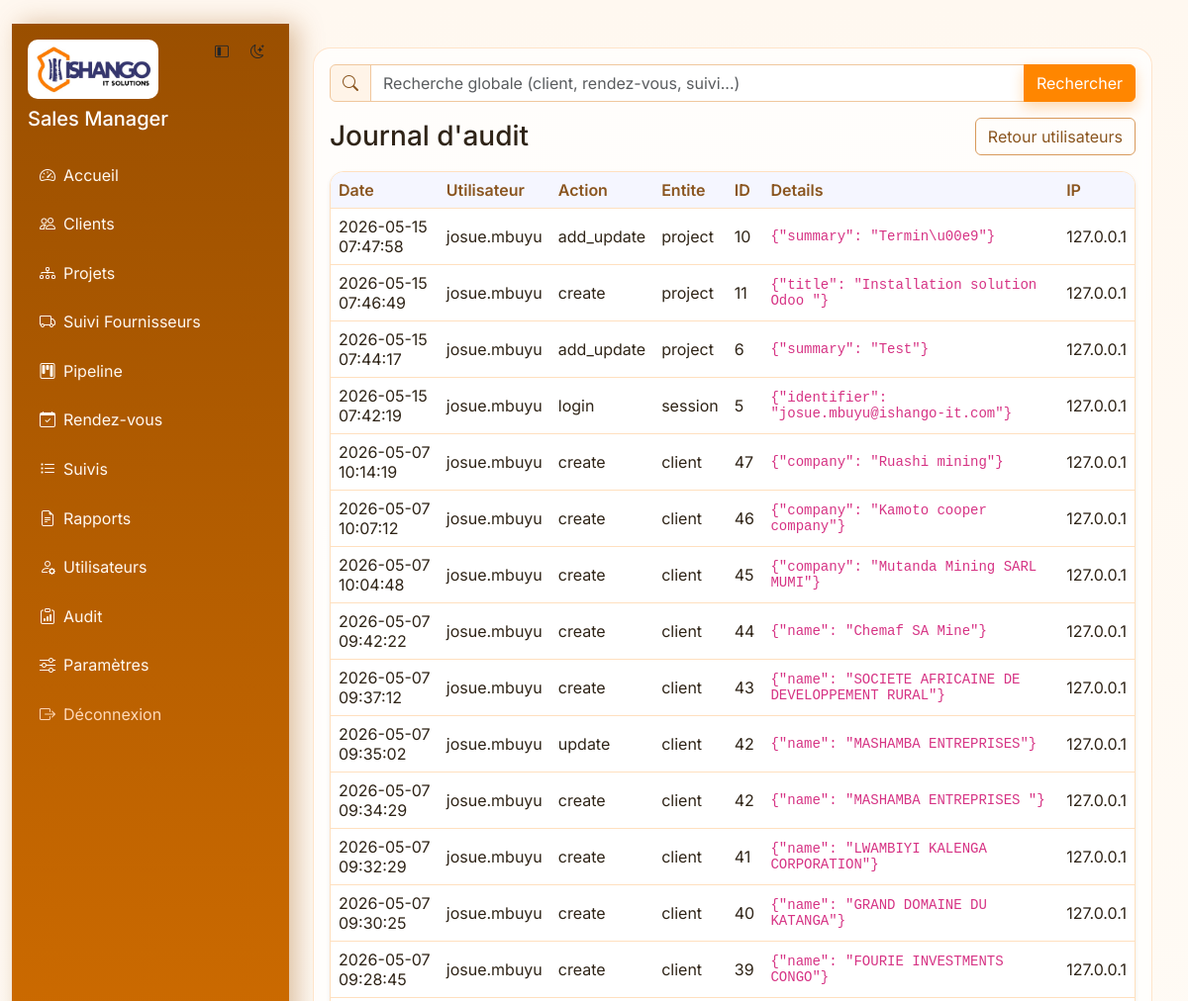
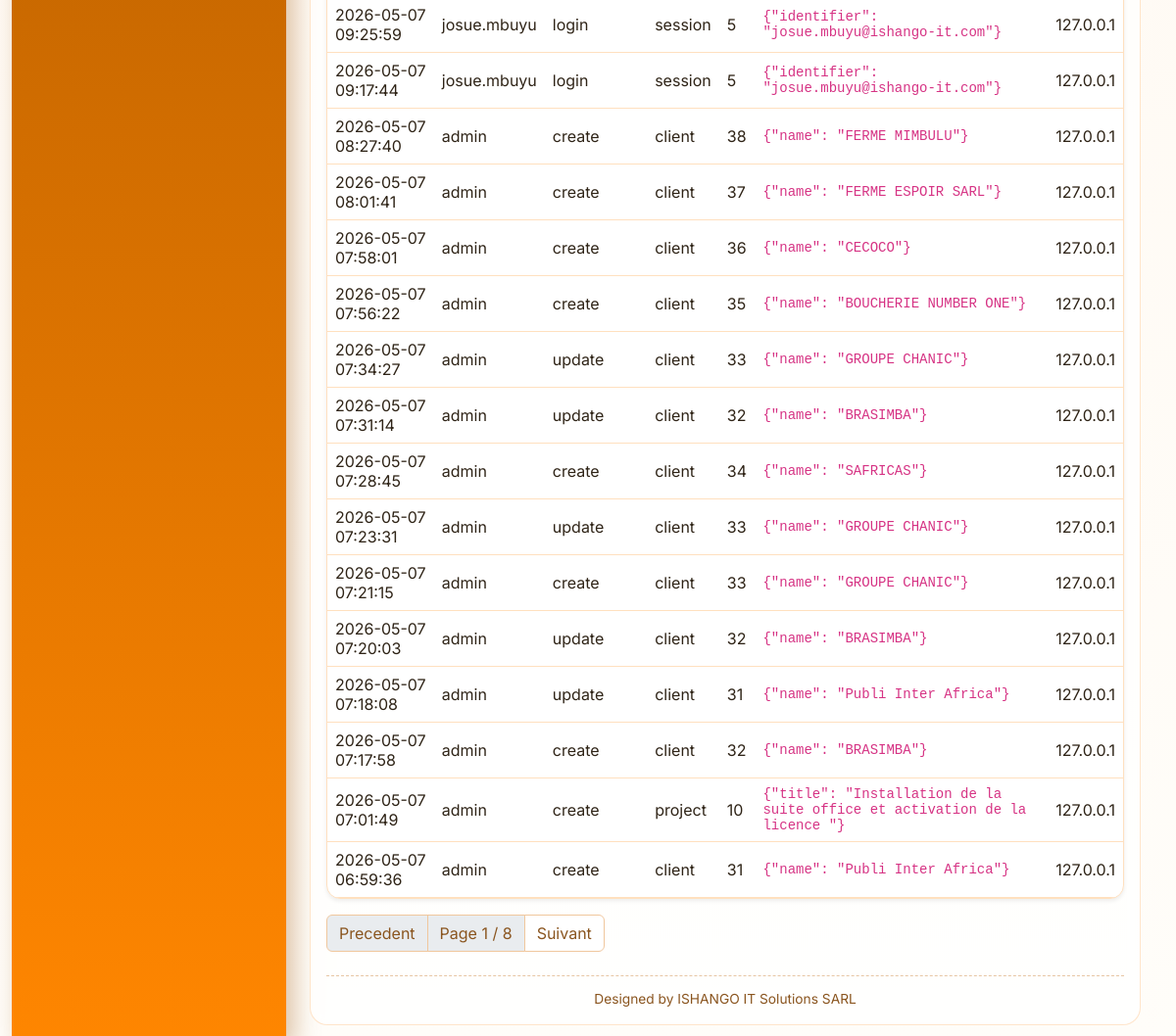
The page /admin/audit (signed in) on the database its author committed (2 pictures, top to bottom).
### tables this page shows
CREATE TABLE app_settings (

            key TEXT PRIMARY KEY,

            value TEXT NOT NULL

        );

CREATE TABLE audit_logs (

            id INTEGER PRIMARY KEY AUTOINCREMENT,

            user_id INTEGER,

            username TEXT,

            action TEXT NOT NULL,

            entity_type TEXT NOT NULL,

            entity_id TEXT,

            details TEXT,

            ip_address TEXT,

            created_at TEXT DEFAULT CURRENT_TIMESTAMP

        );

### routes/admin.py (the view)
@admin_bp.route("/audit")
@admin_required
def audit():
    page = max(request.args.get("page", 1, type=int), 1)
    per_page = 30
    total = query_one("SELECT COUNT(*) AS total FROM audit_logs")["total"]
    total_pages = max((total + per_page - 1) // per_page, 1)
    page = min(page, total_pages)
    offset = (page - 1) * per_page
    rows = query_all(
        """
        SELECT id, username, action, entity_type, entity_id, details, ip_address, created_at
        FROM audit_logs
        ORDER BY id DESC
        LIMIT ? OFFSET ?
        """
        ,
        (per_page, offset),
    )
    return render_template("admin_audit.html", rows=rows, page=page, total_pages=total_pages)

### models/db.py (called while the page is built)
def get_db() -> sqlite3.Connection:
    if "db" not in g:
        connection = sqlite3.connect(DB_PATH)
        connection.execute("PRAGMA foreign_keys = ON")
        connection.row_factory = sqlite3.Row
        g.db = connection
    return g.db

### models/repositories.py (called while the page is built)
def query_all(query, params=()):
    return get_db().execute(query, params).fetchall()

def query_one(query, params=()):
    return get_db().execute(query, params).fetchone()

### routes/utils.py (called while the page is built)
def admin_required(view_func):
    @wraps(view_func)
    def wrapper(*args, **kwargs):
        if "user_id" not in session:
            return redirect(url_for("auth.login"))
        if session.get("role") != "admin":
            flash("Accès réservé à l'administrateur.", "warning")
            return redirect(url_for("dashboard.home"))
        return view_func(*args, **kwargs)
    return wrapper

### templates/admin_audit.html (shortened to what this page needs)
{% extends "base.html" %}
{% block content %}
<div class="d-flex justify-content-between align-items-center mb-3">
  <h3 class="mb-0">Journal d'audit</h3>
  <a class="btn btn-outline-secondary" href="{{ url_for('admin.users') }}">Retour utilisateurs</a>
</div>
<div class="table-responsive card shadow-sm">
  <table class="table mb-0 align-middle">
    <thead><tr><th>Date</th><th>Utilisateur</th><th>Action</th><th>Entite</th><th>ID</th><th>Details</th><th>IP</th></tr></thead>
    <tbody>
      {% for r in rows %}
      <tr>
        <td>{{ r.created_at }}</td>
        <td>{{ r.username or "-" }}</td>
        <td>{{ r.action }}</td>
        <td>{{ r.entity_type }}</td>
        <td>{{ r.entity_id or "-" }}</td>
        <td><code>{{ r.details }}</code></td>
        <td>{{ r.ip_address or "-" }}</td>
      </tr>
      {% else %}
      <tr><td colspan="7" class="text-muted p-3">Aucun événement.</td></tr>
      {% endfor %}
    </tbody>
  </table>
</div>
{% if total_pages > 1 %}
<nav class="mt-3">
  <ul class="pagination">
    <li class="page-item {% if page <= 1 %}disabled{% endif %}">
      {% if page <= 1 %}
      <span class="page-link">Precedent</span>
      {% else %}
      <a class="page-link" href="{{ url_for('admin.audit', page=page-1) }}">Precedent</a>
      {% endif %}
    </li>
    <li class="page-item disabled"><span class="page-link">Page {{ page }} / {{ total_pages }}</span></li>
    <li class="page-item {% if page >= total_pages %}disabled{% endif %}">
      {% if page >= total_pages %}
      <span class="page-link">Suivant</span>
      {% else %}
      <a class="page-link" href="{{ url_for('admin.audit', page=page+1) }}">Suivant</a>
      {% endif %}
    </li>
  </ul>
</nav>
{% endif %}
{% endblock %}

### templates/base.html (shortened to what this page needs)
﻿<!doctype html>
<html lang="fr" data-theme="{{ default_theme }}">
  <head>
    <link href="https://cdn.jsdelivr.net/npm/bootstrap@5.3.3/dist/css/bootstrap.min.css" rel="stylesheet">
    <link href="https://cdn.jsdelivr.net/npm/bootstrap-icons@1.11.3/font/bootstrap-icons.min.css" rel="stylesheet">
    <link href="{{ url_for('static', filename='css/styles.css') }}" rel="stylesheet">
  </head>
  <body>
    {% if session.get('user_id') %}
      <div class="container-fluid">
        <div class="app-layout min-vh-100">
          <aside id="appSidebar" class="sidebar p-3">
            <div class="d-flex justify-content-between align-items-start mb-4 gap-2">
              <div class="sidebar-brand">
                <img src="{{ url_for('static', filename='img/ishango-logo.png') }}" alt="Ishango" class="brand-logo mb-2">
                <h5 class="text-white mb-0 brand-title">{{ app_name }}</h5>
              </div>
              <div class="d-flex gap-1">
                <button id="sidebarToggle" class="btn btn-sm btn-light-subtle" type="button" title="Menu">
                  <i class="bi bi-layout-sidebar-inset"></i>
                </button>
                <button id="themeToggle" class="btn btn-sm btn-light-subtle" type="button" title="Thème">
                  <i class="bi bi-moon-stars"></i>
                </button>
              </div>
            </div>
            <nav class="nav flex-column gap-2">
              <a class="nav-link" href="{{ url_for('dashboard.home') }}"><i class="bi bi-speedometer2 me-2"></i><span class="link-text">Accueil</span></a>
              <a class="nav-link" href="{{ url_for('clients.list_clients') }}"><i class="bi bi-people me-2"></i><span class="link-text">Clients</span></a>
              <a class="nav-link" href="{{ url_for('projects.list_projects') }}"><i class="bi bi-diagram-3 me-2"></i><span class="link-text">Projets</span></a>
              <a class="nav-link" href="{{ url_for('suppliers.list_suppliers') }}"><i class="bi bi-truck me-2"></i><span class="link-text">Suivi Fournisseurs</span></a>
              <a class="nav-link" href="{{ url_for('pipeline.board') }}"><i class="bi bi-kanban me-2"></i><span class="link-text">Pipeline</span></a>
              <a class="nav-link" href="{{ url_for('appointments.list_appointments') }}"><i class="bi bi-calendar-check me-2"></i><span class="link-text">Rendez-vous</span></a>
              <a class="nav-link" href="{{ url_for('followups.list_followups') }}"><i class="bi bi-list-task me-2"></i><span class="link-text">Suivis</span></a>
              <a class="nav-link" href="{{ url_for('exports.reports_home') }}"><i class="bi bi-file-earmark-text me-2"></i><span class="link-text">Rapports</span></a>
              {% if session.get('role') == 'admin' %}
              <a class="nav-link" href="{{ url_for('admin.users') }}"><i class="bi bi-person-gear me-2"></i><span class="link-text">Utilisateurs</span></a>
              <a class="nav-link" href="{{ url_for('admin.audit') }}"><i class="bi bi-clipboard-data me-2"></i><span class="link-text">Audit</span></a>
              <a class="nav-link" href="{{ url_for('settings.index') }}"><i class="bi bi-sliders me-2"></i><span class="link-text">Paramètres</span></a>
              {% endif %}
              <a class="nav-link nav-logout" href="{{ url_for('auth.logout') }}"><i class="bi bi-box-arrow-right me-2"></i><span class="link-text">Déconnexion</span></a>
            </nav>
          </aside>
          <main class="app-main p-4">
            <div class="app-main-shell">
              {% if request.endpoint != "clients.list_clients" %}
              <form method="get" action="{{ url_for('search.global_search') }}" class="global-search mb-3">
                <div class="input-group">
                  <span class="input-group-text"><i class="bi bi-search"></i></span>
                  <input
                    type="text"
                    name="q"
                    class="form-control"
                    placeholder="Recherche globale (client, rendez-vous, suivi...)"
                    value="{{ request.args.get('q', '') if request.endpoint == 'search.global_search' else '' }}"
                  >
                  <button class="btn btn-primary" type="submit">Rechercher</button>
                </div>
              </form>
              {% endif %}
              {% block content %}{% endblock %}
              <footer class="app-signature mt-4">
                Designed by ISHANGO IT Solutions SARL
              </footer>
            </div>
          </main>
        </div>
      </div>
    {% endif %}
  </body>
</html>

### static/css/styles.css (style rules this page uses)
:root { --brand-900: #9a4f00; --brand-700: #ff8600; --brand-500: #ff980f; --accent-500: #2d2f80; --accent-300: #4348aa; --brand-100: #fff3e6; --surface: #ffffff; --surface-soft: #f5f6ff; --border: #ffe0bf; --text-main: #2f2417; --text-soft: #886f56; --shadow: 0 12px 28px rgba(154, 79, 0, 0.12); }
body { font-family: "Inter", system-ui, -apple-system, Segoe UI, Roboto, Arial, sans-serif; background: linear-gradient(180deg, #fff8f0, #fffdf9); color: var(--text-main); transition: background 0.25s ease, color 0.25s ease; }
.app-layout { display: flex; width: 100%; }
.sidebar { width: 280px; flex: 0 0 280px; transition: width 0.28s ease, flex-basis 0.28s ease, transform 0.28s ease; overflow-x: hidden; }
.app-main { flex: 1 1 auto; min-width: 0; transition: all 0.28s ease; }
.app-main-shell { background: rgba(255, 255, 255, 0.72); border: 1px solid rgba(255, 181, 110, 0.35); border-radius: 18px; padding: 1rem; backdrop-filter: blur(6px); }
.global-search .input-group-text { background: #fff4e8; border-color: #f0c79d; color: #8a551f; }
.app-signature { border-top: 1px dashed rgba(201, 129, 57, 0.45); padding-top: 0.8rem; font-size: 0.86rem; color: #8a551f; text-align: center; }
.sidebar { background: linear-gradient(180deg, var(--brand-900), var(--brand-700)); box-shadow: 8px 0 24px rgba(154, 79, 0, 0.35); }
.sidebar .nav-link { color: #fff8f0; border-radius: 10px; padding: 0.55rem 0.75rem; transition: all 0.2s ease; }
.sidebar .nav-logout { color: #ffd9b8; }
.brand-logo { max-width: 132px; width: 100%; height: auto; object-fit: contain; border-radius: 10px; background: #fff; padding: 4px; }
.card, .table-responsive.card { border: 1px solid var(--border); border-radius: 14px; background: var(--surface); box-shadow: var(--shadow); transition: transform 0.2s ease, box-shadow 0.2s ease; animation: fade-up 0.35s ease both; }
.btn-primary { background-color: var(--brand-700); border-color: var(--brand-700); box-shadow: 0 6px 14px rgba(255, 134, 0, 0.3); }
.btn-outline-secondary { border-color: #d8995b; color: #8a551f; }
.table th { background: var(--surface-soft); color: #8a551f; font-weight: 600; border-bottom: 1px solid var(--border); }
.table td { border-color: var(--border); color: var(--text-main); background: transparent; }
.form-control, .form-select { border: 1px solid #f0c79d; border-radius: 10px; background: #fff; }
.pagination .page-link { color: #8a551f; border-color: #f0c79d; }
a, button, .btn, .form-control, .form-select, .badge, .list-group-item, .table tbody tr, .kanban-column, .kanban-card, .pagination .page-link, .progress, .progress-bar { transition: transform 0.18s ease, box-shadow 0.22s ease, background-color 0.2s ease, color 0.2s ease, border-color 0.2s ease, opacity 0.2s ease; }

### rows shown on the page
app_settings: value "Sales Manager"
audit_logs: created_at "2026-05-15 07:47:58", username "josue.mbuyu", action "add_update", entity_type "project", entity "10", details "{\"summary\": \"Termin\\u00e9\"}", ip_address "127.0.0.1"
audit_logs: created_at "2026-05-15 07:46:49", username "josue.mbuyu", action "create", entity_type "project", entity "11", details "{\"title\": \"Installation solution Odoo \"}", ip_address "127.0.0.1"
audit_logs: created_at "2026-05-15 07:44:17", username "josue.mbuyu", action "add_update", entity_type "project", entity "6", details "{\"summary\": \"Test\"}", ip_address "127.0.0.1"
audit_logs: created_at "2026-05-15 07:42:19", username "josue.mbuyu", action "login", entity_type "session", entity "5", details "{\"identifier\": \"josue.mbuyu@ishango-it.com\"}", ip_address "127.0.0.1"
audit_logs: created_at "2026-05-07 10:14:19", username "josue.mbuyu", action "create", entity_type "client", entity "47", details "{\"company\": \"Ruashi mining\"}", ip_address "127.0.0.1"
audit_logs: created_at "2026-05-07 10:07:12", username "josue.mbuyu", action "create", entity_type "client", entity "46", details "{\"company\": \"Kamoto cooper company\"}", ip_address "127.0.0.1"
audit_logs: created_at "2026-05-07 10:04:48", username "josue.mbuyu", action "create", entity_type "client", entity "45", details "{\"company\": \"Mutanda Mining SARL MUMI\"}", ip_address "127.0.0.1"
audit_logs: created_at "2026-05-07 09:42:22", username "josue.mbuyu", action "create", entity_type "client", entity "44", details "{\"name\": \"Chemaf SA Mine\"}", ip_address "127.0.0.1"
audit_logs: created_at "2026-05-07 09:37:12", username "josue.mbuyu", action "create", entity_type "client", entity "43", details "{\"name\": \"SOCIETE AFRICAINE DE DEVELOPPEMENT RURAL\"}", ip_address "127.0.0.1"
audit_logs: created_at "2026-05-07 09:35:02", username "josue.mbuyu", action "update", entity_type "client", entity "42", details "{\"name\": \"MASHAMBA ENTREPRISES\"}", ip_address "127.0.0.1"
audit_logs: created_at "2026-05-07 09:34:29", username "josue.mbuyu", action "create", entity_type "client", entity "42", details "{\"name\": \"MASHAMBA ENTREPRISES \"}", ip_address "127.0.0.1"
audit_logs: created_at "2026-05-07 09:32:29", username "josue.mbuyu", action "create", entity_type "client", entity "41", details "{\"name\": \"LWAMBIYI KALENGA CORPORATION\"}", ip_address "127.0.0.1"
audit_logs: created_at "2026-05-07 09:30:25", username "josue.mbuyu", action "create", entity_type "client", entity "40", details "{\"name\": \"GRAND DOMAINE DU KATANGA\"}", ip_address "127.0.0.1"
audit_logs: created_at "2026-05-07 09:28:45", username "josue.mbuyu", action "create", entity_type "client", entity "39", details "{\"name\": \"FOURIE INVESTMENTS CONGO\"}", ip_address "127.0.0.1"
audit_logs: created_at "2026-05-07 09:25:59", username "josue.mbuyu", action "login", entity_type "session", entity "5", details "{\"identifier\": \"josue.mbuyu@ishango-it.com\"}", ip_address "127.0.0.1"
audit_logs: created_at "2026-05-07 09:17:44", username "josue.mbuyu", action "login", entity_type "session", entity "5", details "{\"identifier\": \"josue.mbuyu@ishango-it.com\"}", ip_address "127.0.0.1"
audit_logs: created_at "2026-05-07 08:27:40", username "admin", action "create", entity_type "client", entity "38", details "{\"name\": \"FERME MIMBULU\"}", ip_address "127.0.0.1"
audit_logs: created_at "2026-05-07 08:01:41", username "admin", action "create", entity_type "client", entity "37", details "{\"name\": \"FERME ESPOIR SARL\"}", ip_address "127.0.0.1"
audit_logs: created_at "2026-05-07 07:58:01", username "admin", action "create", entity_type "client", entity "36", details "{\"name\": \"CECOCO\"}", ip_address "127.0.0.1"
audit_logs: created_at "2026-05-07 07:56:22", username "admin", action "create", entity_type "client", entity "35", details "{\"name\": \"BOUCHERIE NUMBER ONE\"}", ip_address "127.0.0.1"
audit_logs: created_at "2026-05-07 07:34:27", username "admin", action "update", entity_type "client", entity "33", details "{\"name\": \"GROUPE CHANIC\"}", ip_address "127.0.0.1"
audit_logs: created_at "2026-05-07 07:31:14", username "admin", action "update", entity_type "client", entity "32", details "{\"name\": \"BRASIMBA\"}", ip_address "127.0.0.1"
audit_logs: created_at "2026-05-07 07:28:45", username "admin", action "create", entity_type "client", entity "34", details "{\"name\": \"SAFRICAS\"}", ip_address "127.0.0.1"
audit_logs: created_at "2026-05-07 07:23:31", username "admin", action "update", entity_type "client", entity "33", details "{\"name\": \"GROUPE CHANIC\"}", ip_address "127.0.0.1"
audit_logs: created_at "2026-05-07 07:21:15", username "admin", action "create", entity_type "client", entity "33", details "{\"name\": \"GROUPE CHANIC\"}", ip_address "127.0.0.1"
audit_logs: created_at "2026-05-07 07:20:03", username "admin", action "update", entity_type "client", entity "32", details "{\"name\": \"BRASIMBA\"}", ip_address "127.0.0.1"
audit_logs: created_at "2026-05-07 07:18:08", username "admin", action "update", entity_type "client", entity "31", details "{\"name\": \"Publi Inter Africa\"}", ip_address "127.0.0.1"
audit_logs: created_at "2026-05-07 07:17:58", username "admin", action "create", entity_type "client", entity "32", details "{\"name\": \"BRASIMBA\"}", ip_address "127.0.0.1"
audit_logs: created_at "2026-05-07 07:01:49", username "admin", action "create", entity_type "project", entity "10", details "{\"title\": \"Installation de la suite office et activation de la licence \"}", ip_address "127.0.0.1"
audit_logs: created_at "2026-05-07 06:59:36", username "admin", action "create", entity_type "client", entity "31", details "{\"name\": \"Publi Inter Africa\"}", ip_address "127.0.0.1"

### other values the page prints
{{ page }} "1"
{{ total_pages }} "8"
